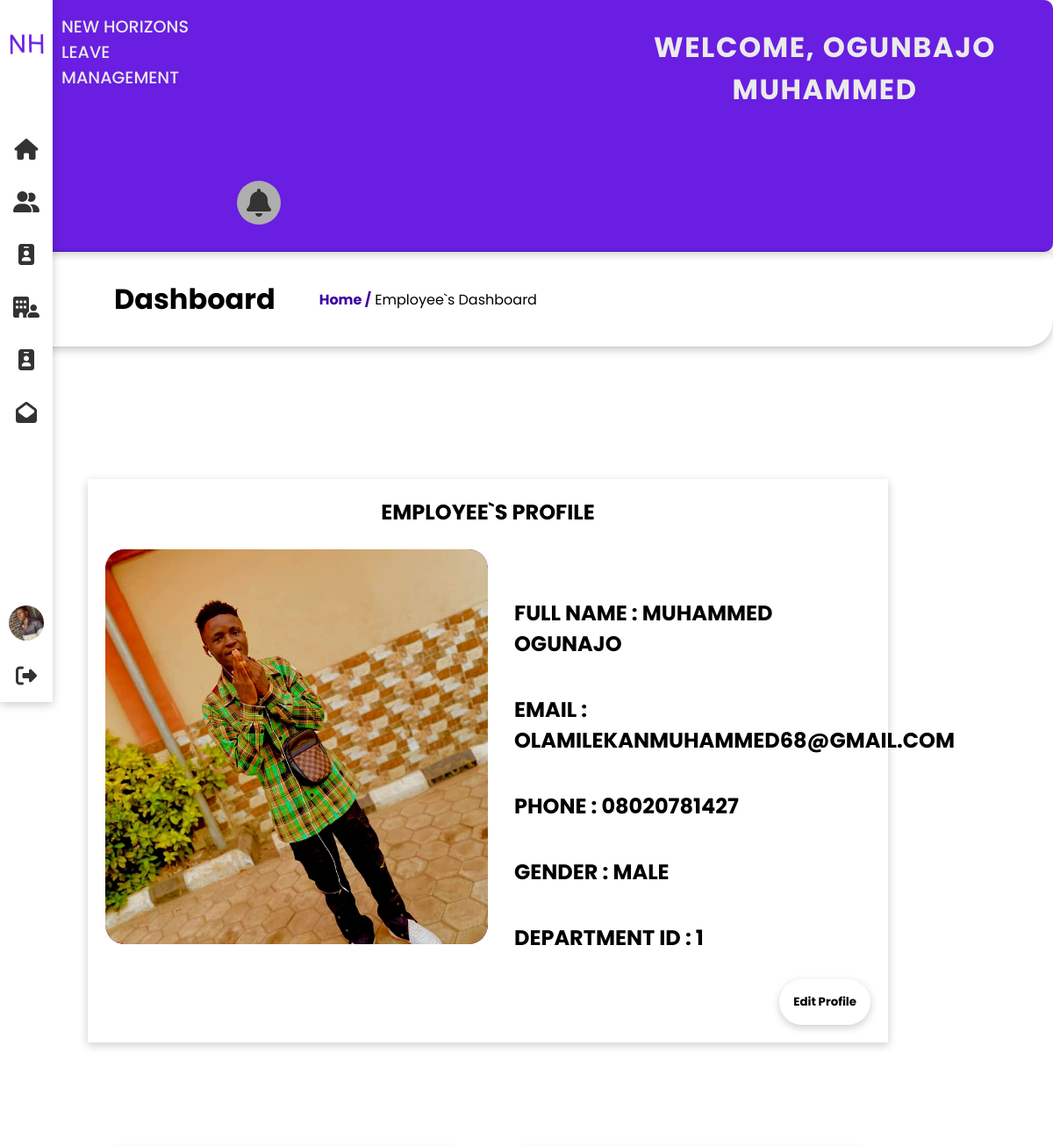
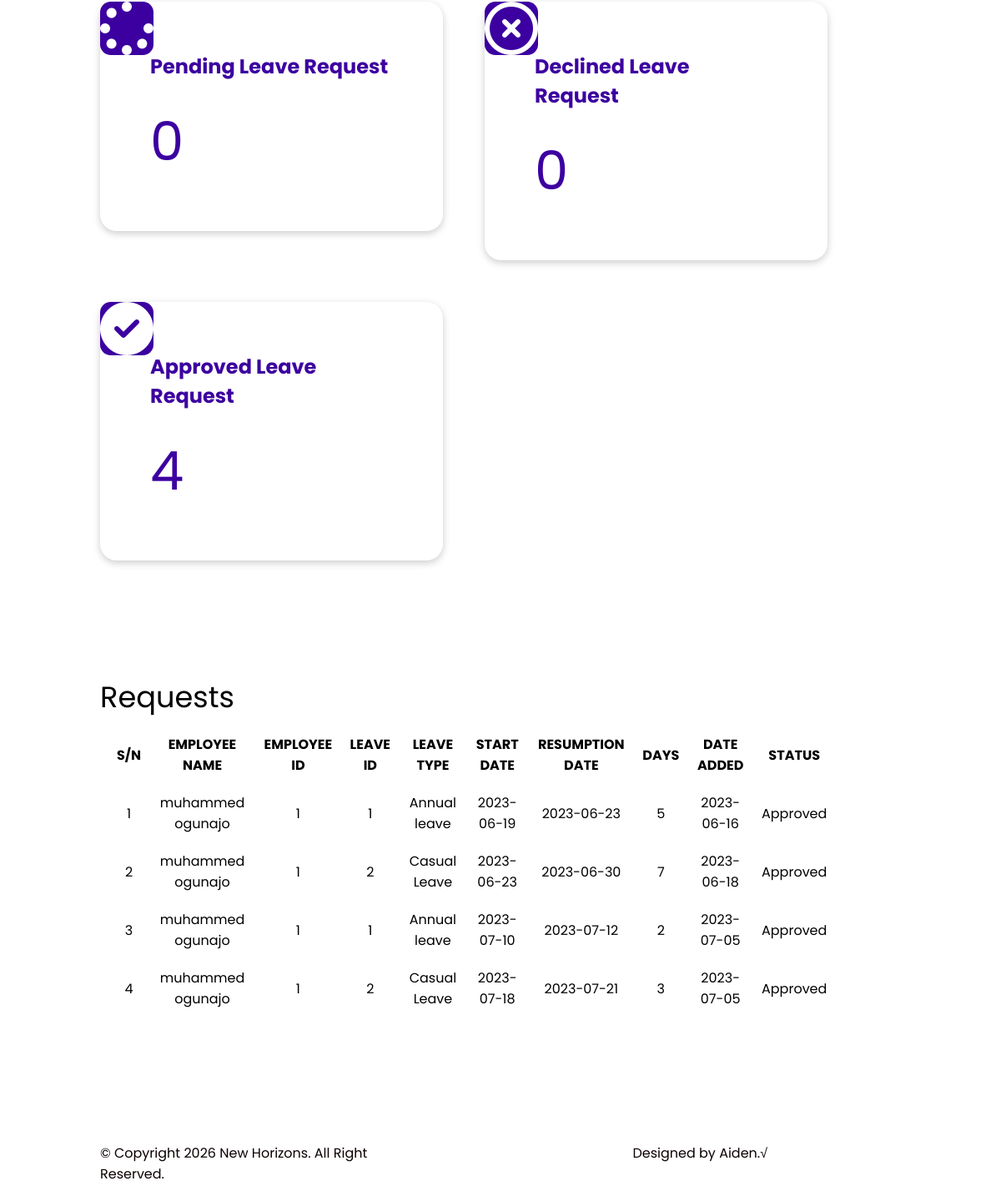
The app's page /e_dashboard.php (signed in) with its own data (2 pictures, top to bottom).
### tables this page shows
CREATE TABLE IF NOT EXISTS `employee` (
  `id` int NOT NULL AUTO_INCREMENT,
  `name` varchar(250) NOT NULL,
  `email` varchar(250) NOT NULL,
  `phone` varchar(20) NOT NULL,
  `dob` date NOT NULL,
  `age` varchar(250) NOT NULL,
  `gender` varchar(20) NOT NULL,
  `department_id` int NOT NULL,
  `image` varchar(250) NOT NULL,
  `address` varchar(250) NOT NULL,
  `password` varchar(250) NOT NULL,
  `date_added` date NOT NULL,
  PRIMARY KEY (`id`)
);

CREATE TABLE IF NOT EXISTS `leave` (
  `id` int NOT NULL AUTO_INCREMENT,
  `employee_name` varchar(250) NOT NULL,
  `employee_id` int NOT NULL,
  `department_id` int NOT NULL,
  `leave_id` int NOT NULL,
  `start_date` varchar(10) NOT NULL,
  `end_date` varchar(10) NOT NULL,
  `off_days` varchar(40) NOT NULL,
  `date_applied` date NOT NULL,
  `status` varchar(250) NOT NULL,
  PRIMARY KEY (`id`)
);

CREATE TABLE IF NOT EXISTS `leave_type` (
  `id` int NOT NULL AUTO_INCREMENT,
  `name` varchar(250) NOT NULL,
  `days` varchar(250) NOT NULL,
  PRIMARY KEY (`id`)
);

### e_dashboard.php (the view, shortened to what this page needs)
<!DOCTYPE html>
<html lang="en">
<head>
<?php
    include('head.php');
?>
</head>
<body>
    <div class="container">
        <?php include ('menu.php'); ?>
        <div class="topbar grid cols-1 lg-cols-2 lg-cols-3">
        <?php
            include('logo_text.php');
            $id = $_SESSION['USER_ID'];
            $runquery = " select * from employee where id = '$id' ";
            $result = mysqli_query($dbconnection,$runquery);
            $row = mysqli_fetch_assoc($result);
            $name = $row['name'];
            $email = $row['email'];
            $phone = $row['phone'];
            $gender = $row['gender'];
            $department = $row['department_id'];
            $image = $row['image'];
        ?>
        </div>
        <div class="focus">
            <h1> Dashboard </h1> <span> <a class="link" href="e_dashboard.php">Home /</a> Employee`s Dashboard</span>
        </div>
        <section class="container-fluid" id="site-main">
            <div align="center">
                <br> <br>
            </div>
            <div class="content shadow">
                <h1 align="center">EMPLOYEE`S PROFILE</h1>
                <div class="grid cols-1 lg-cols-2">
                    <div width="50%">
                        <br>
                        <div class="dashboard_image">
                            <div class="img">
                                <img src="<?php echo $image; ?>" alt="" width="100%">
                            </div>
                        </div>
                        <br>
                    </div>
                    <div width="50%" class="fprofile">
                        <br>
                        <br>
                        <h2>FULL NAME : <?php echo $name; ?></h2>
                        <h2>EMAIL : <?php echo $email; ?></h2>
                        <h2>PHONE : <?php echo $phone; ?></h2>
                        <h2>GENDER : <?php echo $gender; ?></h2>
                        <h2>DEPARTMENT ID : <?php echo $department; ?> </h2>
                    </div>
                </div>
                <div align="right">
                    <a href="e_profile.php?id=<?php echo $_SESSION['USER_ID']; ?>">
                        <button class="btn btn-primary btn-shadow"> Edit Profile</button>
                    </a>
                </div>
            </div>
            <div class="content grid cols-1 lg-cols-2 lg-cols-3">
            <div class="con">
                    <span class="font"> <i class="fa-solid fa-spinner"></i></span>
                    <h2>Pending Leave Request</h2>
                    <br>
                    <?php
                            $eid = $_SESSION['USER_ID'];
                            $runquery = "select * from `leave` where status = '1' and employee_id = '$eid'";
                            $result = mysqli_query($dbconnection, $runquery);
                            if($count = mysqli_num_rows($result))
                            {
                                echo"<span class='font'>".$count."</span>";
                            }
                            else{
                                echo"<span class='font'>0</span>";
                            }
                    ?>
                </div>
                <div class="con">
                    <span class="font"> <i class="fa-regular fa-circle-xmark"></i></span>
                    <h2>Declined Leave Request</h2>
                    <br>
                    <?php
                            $eid = $_SESSION['USER_ID'];
                            $runquery = "select * from `leave` where status = '3' and employee_id = '$eid'";
                            $result = mysqli_query($dbconnection, $runquery);
                            if($count = mysqli_num_rows($result))
                            {
                                echo"<span class='font'>".$count."</span>";
                            }
                            else{
                                echo"<span class='font'>0</span>";
                            }
                    ?>
                </div>
                <div class="con">
                    <span class="font"> <i class="fa-solid fa-circle-check"></i></span>
                    <h2>Approved Leave Request</h2>
                    <br>
                    <?php
                            $eid = $_SESSION['USER_ID'];
                            $runquery = "select * from `leave` where status = '2' and employee_id = '$eid'";
                            $result = mysqli_query($dbconnection, $runquery);
                            if($count = mysqli_num_rows($result))
                            {
                                echo"<span class='font'>".$count."</span>";
                            }
                            else{
                                echo"<span class='font'>0</span>";
                            }
                    ?>
                </div>
            </div>
            <div class="request">
            <?php
                $runquery = "select l.id, l.employee_name,l.employee_id,l.leave_id,l.start_date,l.end_date,l.off_days,l.date_applied,l.status,t.name from `leave` as l join `leave_type` as t on l.leave_id=t.id where employee_id = '$eid' ";
                $result = mysqli_query($dbconnection,$runquery);
            ?>
            <summary class="text-lg"> Requests </summary>
            <div class="overflow">
                    <table class="table" cellspacing="20px" cellpadding="20%">
                        <thead>
                            <tr>
                            <th> S/N </th>
                                <th> EMPLOYEE NAME </th>
                                <th> EMPLOYEE ID </th>
                                <th> LEAVE ID </th>
                                <th> LEAVE TYPE </th>
                                <th> START DATE </th>
                                <th> RESUMPTION DATE </th>
                                <th> DAYS </th>
                                <th> DATE ADDED </th>
                                <th> STATUS </th>
                                <th width="10%"> </th>
                            </tr>
                        </thead>
                        <tbody>
                            <?php
                            $i = 1;
                            while($row = mysqli_fetch_assoc($result)){ ?>
                            <tr align="center">
                                <td> <?php echo $i?> </td>
                                <td> <?php echo $row['employee_name'];?> </td>
                                <td> <?php echo $row['employee_id'];?> </td>
                                <td> <?php echo $row['leave_id'];?> </td>
                                <td> <?php echo $row['name'];?> </td>
                                <td> <?php echo $row['start_date'];?> </td>
                                <td> <?php echo $row['end_date'];?> </td>
                                <td> <?php echo $row['off_days'];?> </td>
                                <td> <?php echo $row['date_applied'];?> </td>
                                <td>
                                    <?php
                                        if($row['status'] == 2){
                                            echo "Approved";
                                        }
                                    ?>
                                </td>
                            </tr>
                            <?php
                            $i++;
                            }
                            ?>
                        </tbody>
                    </table>
                </div>
            </div>
        </section>
    </div>
    <div class="foot grid cols-1 lg-cols-2 lg-cols-3">
        <?php include('footer.php') ?>
    </div>
</body>
</html>

### css/style.css (style rules this page uses)
:root { --text-dark: #000; --text-light: aliceblue; --bg-blue: rgb(249,243,255); --bg-red: rgb(254,247,252); --bg-yellow: rgb(255,255,246); --bg-prple: rgb(246,255,255); --box-shadow: 0px 3px 10px rgba(0, 0, 0, 0.2); --font-poppins: 'Poppins','san-serif'; --bg-gradient: linear-gradient(to right, #ff512f, #dd2476); --bg-gradient-indigo: linear-gradient(to right, #8e2de2, #4a00e0); --bg-gradient-peach: linear-gradient(to right, #fff7f3, #fff7f3); --bg-cover:url('./assets/cryptobc.jpg'); }
* { margin: 0; padding: 0; box-sizing: border-box ; font-family: var(--font-poppins); }
* > * { box-sizing: border-box; padding: 0; margin: 0; }
a { text-decoration: none; }
a { text-decoration: none; color: #3c00a0; }
.text-lg { font-size: 2.2em; line-height: 3rem; }
.container { width: 100%; }
.container-fluid { width: 95%; }
.link { color:#3c00a0; font-weight: bold; }
.btn { border: none; background-color: transparent; cursor:pointer; }
.btn-primary { padding: 1rem; border-radius: 50px; font-family: var(--font-poppins); font-weight: bold; }
.btn-shadow { box-shadow: var(--box-shadow); }
.grid { display: grid; }
.cols-1 { grid-template-columns: repeat(1, minmax(0, 1fr)); }
@media (min-width:640px) { #site-main { margin-left: 100px; } }
@media (min-width:640px) { #site-main .content .con { width: 100% !important; height: fit-content; box-shadow: 0px 3px 10px rgba(0, 0, 0, 0.2); border-radius: 20px; padding: 60px; } }
@media (min-width:640px) { #site-main .request { margin: 50px; padding: 20px; margin: 100px !important; } }
@media (min-width:640px) { #site-main .request .overflow { overflow-x: scroll; } }
@media (min-width:1024px) { .lg-cols-2 { grid-template-columns: repeat(2, minmax(0, 1fr)); } }
@media (min-width:1024px) { #site-main .request .overflow { overflow-x: hidden !important; } }
.topbar { border-radius: 10px; border-bottom: 1px solid rgba(0, 0, 0, 0.2); box-shadow: 0px 3px 10px rgba(0, 0, 0, 0.2); grid-gap: 20px; background-color: #691ee1; color: #eaeaea; }
.focus { padding: 30px; margin-left: 0px; display: flex; align-items: center; gap: 50px; border-radius: 10px; border-bottom-right-radius: 30px; border-bottom: 1px solid rgba(0, 0, 0, 0.2); box-shadow: 0px 3px 10px rgba(0, 0, 0, 0.2); }
.focus h1 { margin-left: 100px; }
#site-main { margin-left: 0px; }
#site-main .content { margin: 100px; padding: 20px; width: 80%; grid-gap: 50px; }
#site-main .content .con { width: 80%; height: fit-content; box-shadow: 0px 3px 10px rgba(0, 0, 0, 0.2); border-radius: 20px; padding: 60px; position: relative; z-index: -1; color: #3c00a0; }
#site-main .content .con span i { position: absolute; top: 0; left: 0; margin-left: 0px; border-radius: 20%; background-color: #3c00a0; z-index: -1; color: #fff; }
#site-main .font { font-size: 4em; }
#site-main .request { margin: 50px; padding: 20px; width: 90%; }
#site-main .request .overflow { overflow-x: scroll; }
#site-main .request .table { width: 100%; }
.foot { margin-left: 100px; padding: 20px; width: 70%; grid-gap: 30px; color: #0c0000; position: absolute; z-index: -1; }
.dashboard_image { width: 100%; display: flex; justify-content: center; }
.img { width: 450px; background: #3c00a0; border-radius: 10%; height: 450px; overflow: hidden; }
.img img { width: 100%; height: 100%; object-fit: cover; }
.shadow { box-shadow: 0px 3px 10px rgba(0, 0, 0, 0.2); }
.fprofile { padding: 10px; }
.fprofile h2 { padding: 20px; text-transform: uppercase; }

### css/login.css (style rules this page uses)
* { margin: 0; padding: 0; box-sizing: border-box; font-family: 'Poppins', sans-serif; }
a { text-decoration: none; }

### e_dashboard.php (style rules this page uses)
.dashboard_image { width: 100%; display: flex; justify-content: center; }
.img { width: 450px; background: #3c00a0; border-radius: 5%; height: 450px; overflow: hidden; }
.img img { width: 100%; height: 100%; object-fit: cover; }
.shadow { box-shadow: 0px 3px 10px rgba(0, 0, 0, 0.2); }
.fprofile { padding: 10px; }
.fprofile h2 { padding: 20px; text-transform: uppercase; }

### records on screen
employee: image (picture), name "MUHAMMED OGUNAJO", email "OLAMILEKANMUHAMMED68@GMAIL.COM", phone "08020781427", gender "MALE", department "1"
leave: employee_name "muhammed ogunajo", employee "1", leave "1", leave_type.name "Annual leave", start_date "2023-06-19", end_date "2023-06-23", off_days "5", date_applied "2023-06-16", status "Approved"
leave: employee_name "muhammed ogunajo", employee "1", leave "2", leave_type.name "Casual Leave", start_date "2023-06-23", end_date "2023-06-30", off_days "7", date_applied "2023-06-18", status "Approved"
leave: employee_name "muhammed ogunajo", employee "1", leave "1", leave_type.name "Annual leave", start_date "2023-07-10", end_date "2023-07-12", off_days "2", date_applied "2023-07-05", status "Approved"
leave: employee_name "muhammed ogunajo", employee "1", leave "2", leave_type.name "Casual Leave", start_date "2023-07-18", end_date "2023-07-21", off_days "3", date_applied "2023-07-05", status "Approved"

### other values on screen
$_SESSION['USERNAME'] "OGUNBAJO MUHAMMED"
$count "4"
